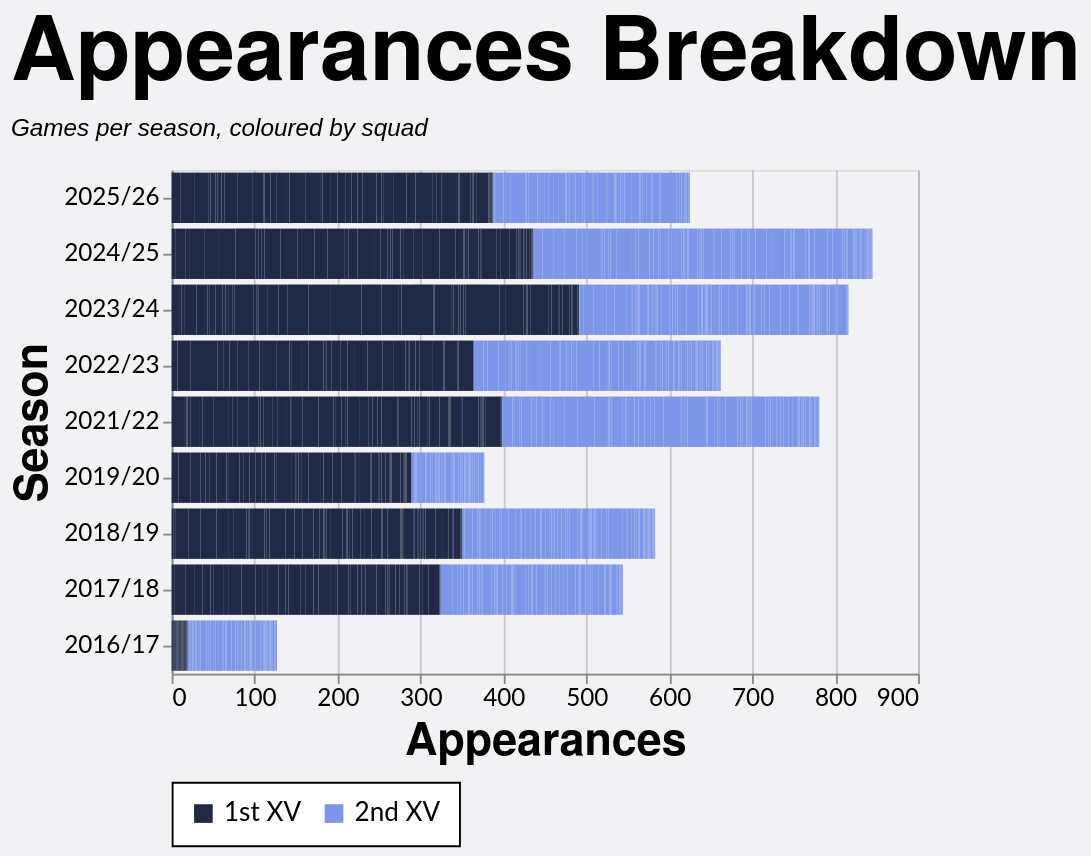

Here is the Vega-Lite specification saved for this chart:
### Vega-Lite specification from a JSON file in a GitHub repository (floating-point values rounded to 4 significant figures; data arrays with more than 128 entries replaced by an {"elided": "..."} marker saying what was removed)
{"config": {"axis": {"labelFont": "Lato, sans-serif", "titleFont": "PT Sans Narrow, Helvetica Neue, Helvetica, Arial, sans-serif", "labelFontSize": 13, "titleFontSize": 24, "gridColor": "#202947", "gridOpacity": 0.2}, "header": {"labelFont": "PT Sans Narrow, Helvetica Neue, Helvetica, Arial, sans-serif", "titleFont": "PT Sans Narrow, Helvetica Neue, Helvetica, Arial, sans-serif", "labelFontSize": 24, "titleFontSize": 28, "labelFontWeight": "bold", "orient": "left"}, "legend": {"labelFont": "Lato, sans-serif", "titleFont": "PT Sans Narrow, Helvetica Neue, Helvetica, Arial, sans-serif", "labelFontSize": 14, "titleFontSize": 16, "titlePadding": 5, "fillColor": "white", "strokeColor": "black", "padding": 10, "titleFontWeight": "lighter", "titleFontStyle": "italic", "titleColor": "gray", "offset": 10}, "title": {"font": "PT Sans Narrow, Helvetica Neue, Helvetica, Arial, sans-serif", "fontSize": 48, "fontWeight": "bold", "anchor": "start", "align": "center", "titlePadding": 20, "subtitlePadding": 10, "subtitleFontSize": 13, "subtitleColor": "", "subtitleFontStyle": "italic", "offset": 15, "color": "black"}, "axisX": {"labelAngle": 0}, "facet": {"title": null, "header": null, "align": {"row": "each", "column": "each"}}, "resolve": {"scale": {"y": "independent", "facet": "independent"}}, "background": "#f2f1f4", "scale": {"offsetBandPaddingOuter": 0.2, "offsetBandPaddingInner": 0.1}}, "data": {"name": "data-89197bcc174a6828d45a00ae9cf94ca5"}, "mark": {"type": "bar"}, "encoding": {"color": {"field": "color_value", "legend": {"orient": "bottom", "title": null}, "scale": {"domain": ["1st XV", "2nd XV"], "range": ["#202946", "#7d96e8"]}, "sort": {"field": "sum(apps)", "op": "sum", "order": "descending"}, "type": "nominal"}, "tooltip": [{"field": "player", "title": "Player", "type": "nominal"}, {"field": "season", "title": "Season", "type": "nominal"}, {"field": "color_value", "title": "Group", "type": "nominal"}, {"aggregate": "sum", "field": "apps", "title": "Appearances", "type": "quantitative"}], "x": {"aggregate": "sum", "field": "apps", "title": "Appearances", "type": "quantitative"}, "y": {"field": "season", "sort": {"field": "season_sort", "op": "max", "order": "descending"}, "title": "Season", "type": "nominal"}}, "height": {"step": 30}, "title": {"text": "Appearances Breakdown", "subtitle": "Games per season, coloured by squad"}, "width": 400, "$schema": "https://vega.github.io/schema/vega-lite/v5.20.1.json", "datasets": {"data-89197bcc174a6828d45a00ae9cf94ca5": {"elided": "2507 records"}}}
